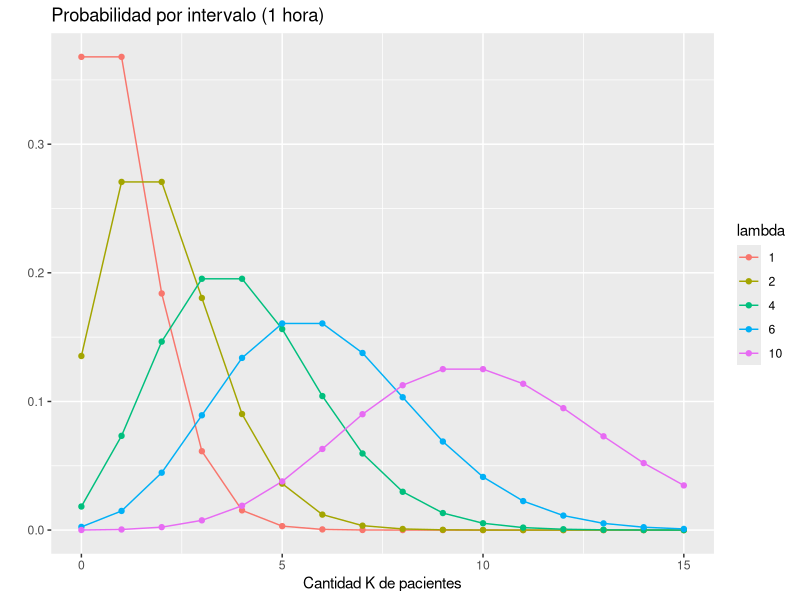
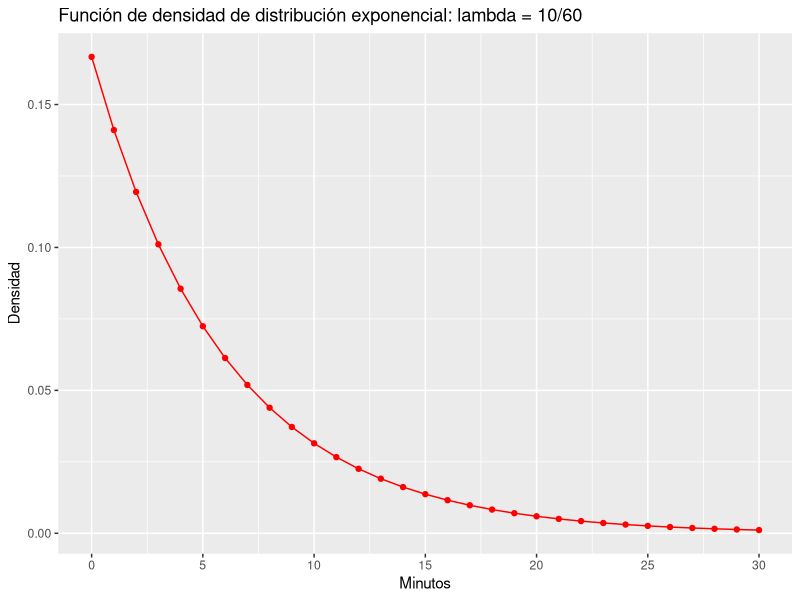
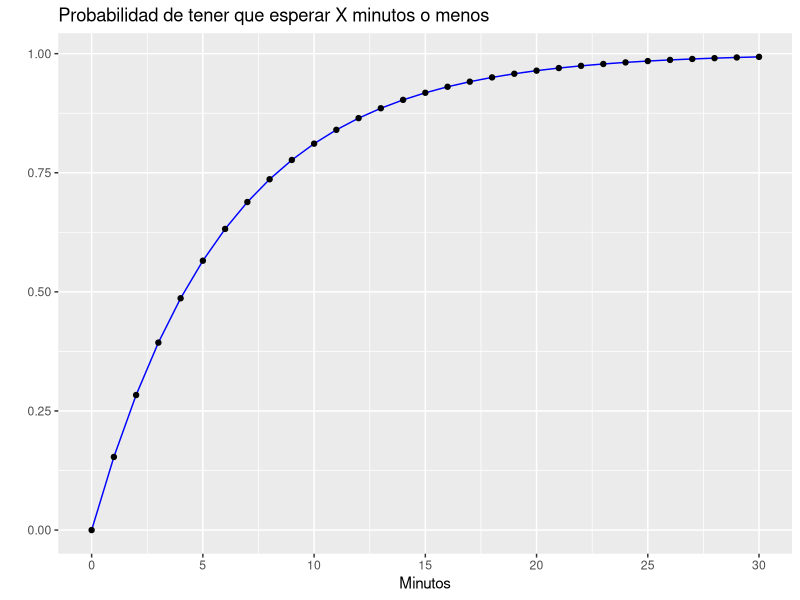
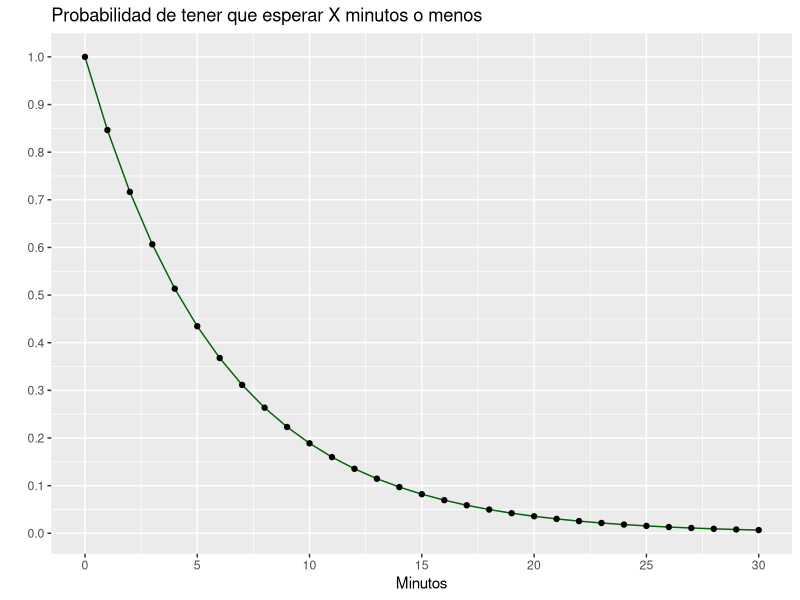

Here is the R script that generated these plots, in order:
## ---- chunk 1
library(tidyverse)
## ---- chunk 2

lambda = c(1,2,4,6,10)
k = seq(0,max(lambda)*1.5)
df <- expand.grid(lambda = as.factor(lambda), k = k) %>%
  mutate(poisson = dpois(k, as.numeric(as.character(lambda))))

ggplot(data = df, aes(x = k, y =poisson, colour = lambda)) + 
  geom_line() + 
  geom_point() + 
  ggtitle("Probabilidad por intervalo (1 hora)") +
  xlab("Cantidad K de pacientes") + 
  ylab("")


## ---- chunk 3

lambda = c(10)
t = seq(0,30, by = 1)
df2 <- expand.grid(lambda = as.factor(lambda), t = t) %>%
  mutate(exponencial = dexp(t, as.numeric(as.character(lambda))/60))

ggplot(data = df2, aes(x = t, y =exponencial)) + 
  geom_line(colour = "red") + 
  geom_point(colour = "red") + 
  ggtitle("Función de densidad de distribución exponencial: lambda = 10/60") +
  xlab("Minutos") +
  ylab("Densidad") +
  scale_x_continuous(breaks = seq(0,30, by = 5))
## ---- chunk 4


lambda = c(10)
t = seq(0,max(lambda)*3, by = 1)
df2 <- expand.grid(lambda = as.factor(lambda), t = t) %>%
  mutate(exponencial = pexp(t, as.numeric(as.character(lambda))/60))

ggplot(data = df2, aes(x = t, y =exponencial)) + 
  geom_line(colour = "blue") + 
  geom_point() + 
  ggtitle("Probabilidad de tener que esperar X minutos o menos") +
  xlab("Minutos") + 
  ylab("") +
  scale_x_continuous(breaks = seq(0,30, by = 5))

## ---- chunk 5


lambda = c(10)
t = seq(0,max(lambda)*3, by = 1)
df2 <- expand.grid(lambda = as.factor(lambda), t = t) %>%
  mutate(exponencial = pexp(t, as.numeric(as.character(lambda))/60, lower.tail = FALSE))

ggplot(data = df2, aes(x = t, y =exponencial)) + 
  geom_line(colour = "darkgreen") + 
  geom_point() + 
  ggtitle("Probabilidad de tener que esperar X minutos o menos") +
  xlab("Minutos") + 
  ylab("") +
  scale_x_continuous(breaks = seq(0,30, by = 5)) + 
  scale_y_continuous(breaks = seq(0,1, by = 0.1))


